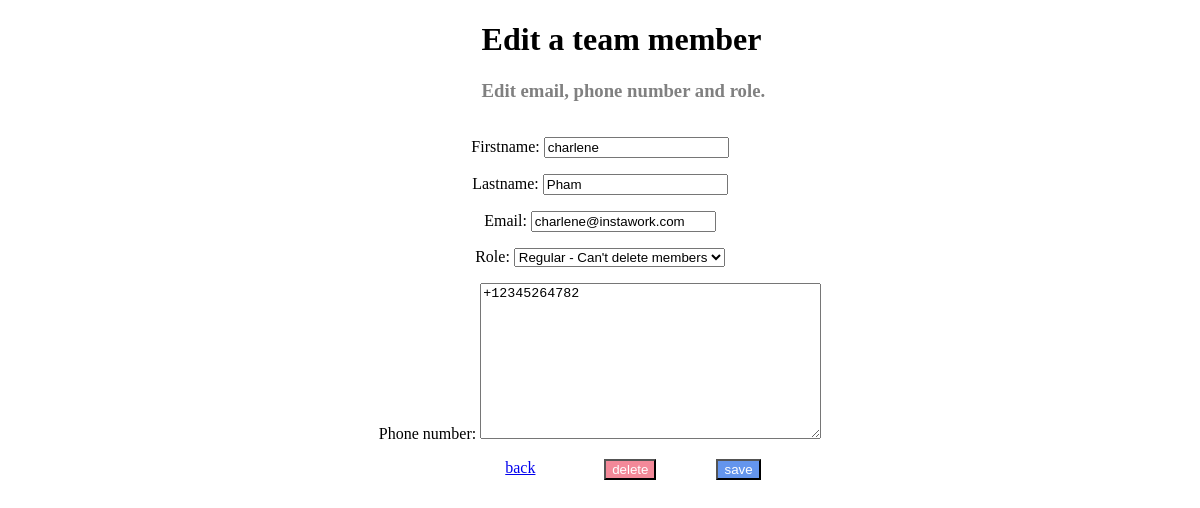
Screenshot of /team_management/editMember/2/ with the database file from the repository.
### team_management/models.py (models this page shows)
class Member(models.Model):
    id = models.AutoField(primary_key=True) # make the id unique
    firstname = models.CharField(max_length=100, blank=False)
    lastname = models.CharField(max_length=100, blank=False)
    email = models.EmailField(max_length=200, blank=False, unique=True,validators=[EmailValidator])
    role = models.CharField(max_length=200, choices=role_choices, default="REGULAR")
    phone_number = PhoneField(blank=False, unique=True, E164_only=True)

### team_management/views.py (the view, shortened to what this page needs)
# urls.py: path('editMember/<int:id>/', MemberEdit.as_view(), name="editMember")
class MemberEdit(UpdateView, DeletionMixin):
    model = Member
    form_class = MemberForm
    template_name = "team_management/edit.html"
    context_object_name = 'member'
    pk_url_kwarg = 'id'
    success_url = reverse_lazy('index')

### team_management/forms.py
class MemberForm(ModelForm):
    class Meta:
        model = Member
        fields = "__all__"

### team_management/templates/team_management/edit.html (shortened to what this page needs)
<!DOCTYPE html>
<html lang="en">
<head>
    {% load static %}
    <link rel="stylesheet" type="text/css" href="{% static 'team_management/style.css' %}">
</head>
<body>
    <form action="" method="POST">
            <div class="main-container">
                <h1>Edit a team member</h1>
                <h3>Edit email, phone number and role.</h3>
            </div>
            <center>
                {{ form.as_p }}
            </center>
            <div class="container">
                <a href="{% url 'index' %}" style="margin-right: 10%;">back</a>
                <input type="submit" name="confirm_delete" value="delete"
                    style="background-color: rgb(243, 137, 153); color: white">
                <input type="submit" name="confirm_post" value="save" style="background-color: cornflowerblue; color: white; margin-left: 60px">
            </div>
    </form>
</body>
</html>

### team_management/static/team_management/style.css (style rules this page uses)
.main-container { height: 100px; display: block; margin-left: 40%; align-items: center; justify-content: center; }
.container { display: flex; justify-content: left; margin-left: 42%; margin-bottom: 30px }
h3 { color: gray; }

### rows the page displays
Member: firstname "charlene", lastname "Pham", email "charlene@instawork.com", role "Regular - Can't delete members", phone_number "+12345264782"
